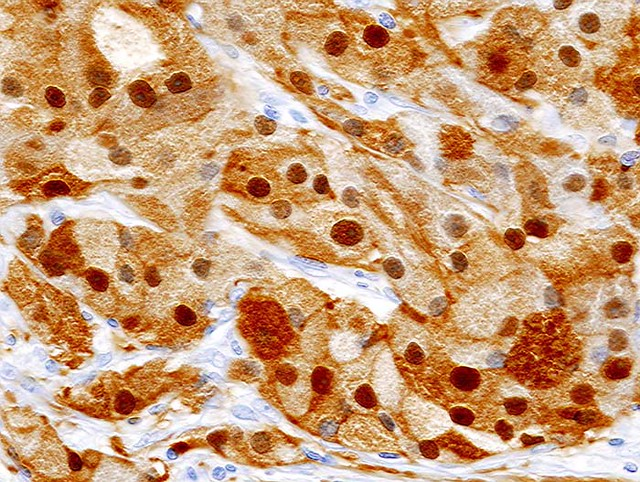
%> input picture Pictures/morfoloji4.jpg, 640 x 482 px
$ octave Morfoloji_4.m   (GNU Octave 9; MATLAB toolbox functions it lacks are replaced by stand-ins)
%> lines starting %> are read from the running program, lines starting %| are printed output that depends on the picture; in (x1, y1, x2, y2) boxes, pixels count from 0 and x2, y2 are one past the last pixel; in counts of white or black regions, pixels touching at a corner belong together; the program's own positions count from 1
morf4=imread('morfoloji4.jpg');  %resim dosyasý bir matrise aktarýlýr.
%> morf4 is the input picture: size 482x640x3 uint8; mean R, G, B 202.2, 159.7, 122.8
figure, imshow(morf4); %resim olarak görüntelenir.
%%
morf41=rgb2gray(morf4);  %resim griye çevrilir.
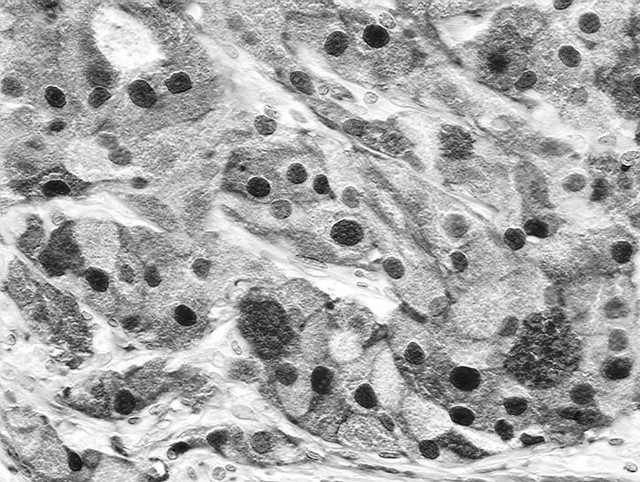
%> morf41: size 482x640 uint8; min 5, max 255, mean 168.2
figure, imshow(morf41); %resim olarak görüntelenir.
%%
morf42=imbinarize(morf41);% ikili görüntüye çevrilir.
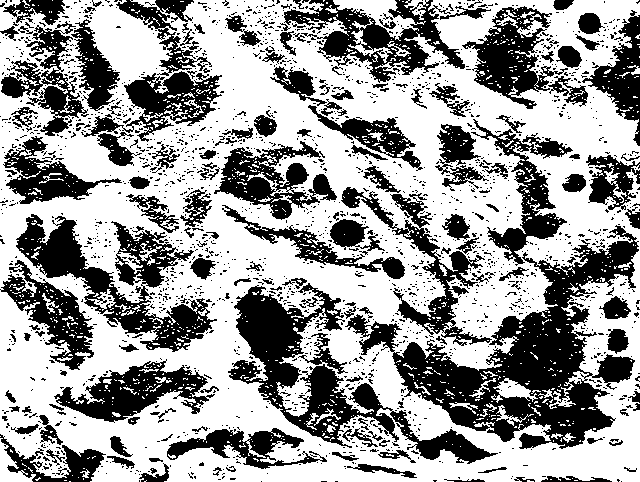
%> morf42: size 482x640 logical; 61% white; 1946 black regions (1773 under 20 px), largest, box (x1, y1, x2, y2) and area: (345, 225, 639, 449) 19981, (228, 283, 498, 464) 10878, (16, 214, 217, 352) 8630
figure, imshow(morf42); %resim olarak görüntelenir.
%%
morf43=imcomplement(morf42); %tersi alýnýr
figure, imshow(morf43); %resim olarak görüntelenir.
%%
mye=strel('disk',4);
morf44=imerode(morf43,mye); %aþýndýrýldý
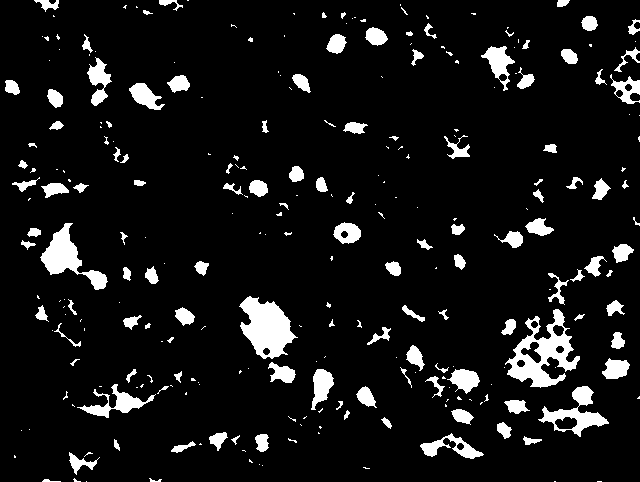
%> morf44: size 482x640 logical; 8.4% white; 272 white regions (148 under 20 px), largest, box (x1, y1, x2, y2) and area: (505, 309, 580, 388) 2408, (239, 296, 298, 359) 2165, (40, 223, 108, 290) 1524
figure, imshow(morf44)%resim olarak görüntelenir.
%%
mye1=strel('disk', 3);
morf45=imerode(morf44, mye1);
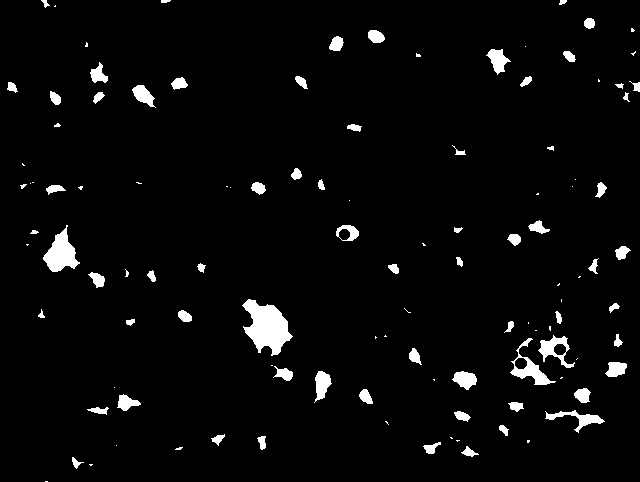
%> morf45: size 482x640 logical; 3.6% white; 113 white regions (45 under 20 px), largest, box (x1, y1, x2, y2) and area: (242, 299, 293, 356) 1651, (43, 225, 80, 272) 884, (510, 338, 556, 385) 577
figure, imshow(morf45)%resim olarak görüntelenir.
%%
morf46=imdilate(morf45, mye); %aþýndýrýldý
%> morf46: size 482x640 logical; 8.4% white; 99 white regions
figure, imshow(morf46)%resim olarak görüntelenir.
%%
mask= morf41;
mask(~morf46)=0
figure, imshow(mask) %resim olarak görüntelenir.
%%
label=bwlabel(morf46); %etiketlendi
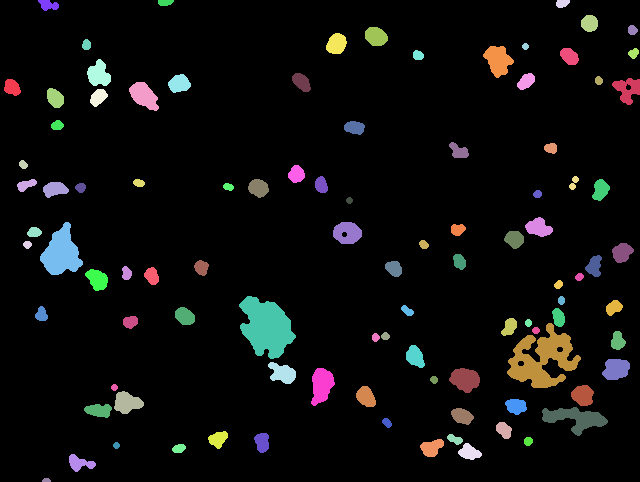
%> label: size 482x640 double; 100 distinct labels, from 0 to 99; one colour per label, 0 black
%%
ozn=regionprops(morf46,'all'); %öznitelikler çýkarýldý
%> ozn = 99 regions; largest, box (x1, y1, x2, y2), Area, Centroid, MajorAxisLength, MinorAxisLength and Eccentricity: (507, 323, 581, 388) 2386 [543.1 359.6] 73.86 56.82 0.639, (239, 296, 296, 359) 2279 [267 327.7] 65.22 46.8 0.697, (40, 222, 83, 275) 1328 [62 253.5] 49.78 37.65 0.654
%%
kalan=false(size(morf46));
for i=1:length(ozn)  % bilgi structýnýn eleman sayýsý kadar döngü
    if(( ozn(i).MinorAxisLength)/(ozn(i).MajorAxisLength)< 0.8)
        kalan(ozn(i).PixelIdxList)=true;
    end
    text(ozn(i).Centroid(1),ozn(i).Centroid(2),int2str(i));
    rectangle('Position',ozn(i).BoundingBox,'EdgeColor','r');
end
%> this loop made 99 passes
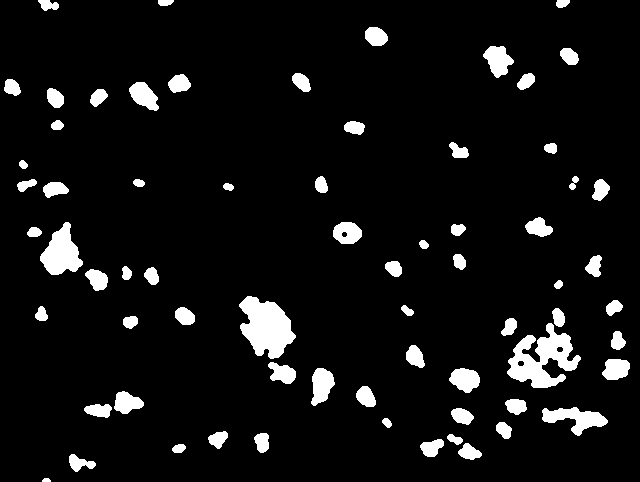
%> kalan: size 482x640 logical; 7% white; 69 white regions, largest, box (x1, y1, x2, y2) and area: (507, 323, 581, 388) 2386, (239, 296, 296, 359) 2279, (40, 222, 83, 275) 1328
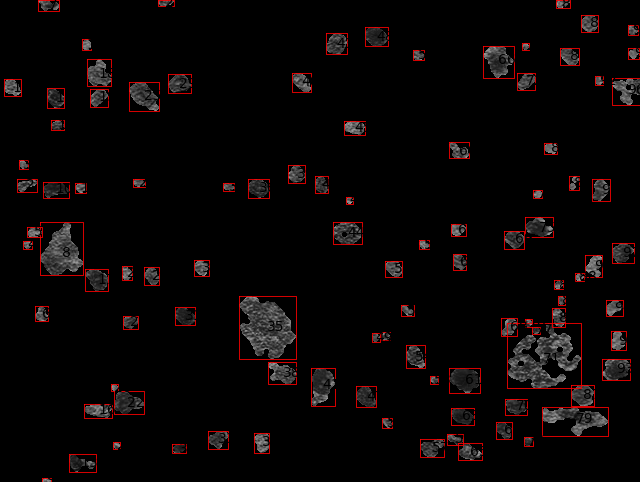
%> figure redrawn from the program's plot data
%> (the run ends here)

$ run again, with Pictures/morfoloji3.jpg copied over Pictures/morfoloji4.jpg
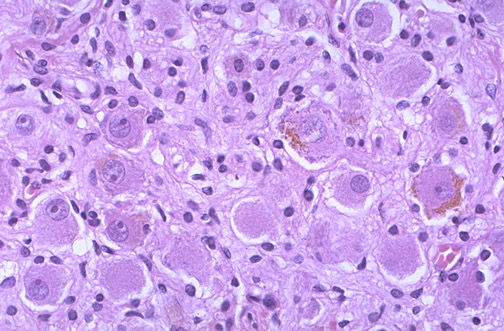
%> input picture Pictures/morfoloji3.jpg, 504 x 331 px
%> morf4 is the input picture: size 331x504x3 uint8; mean R, G, B 203.2, 165.4, 235.1
%> `morf42=imbinarize(morf41);`:
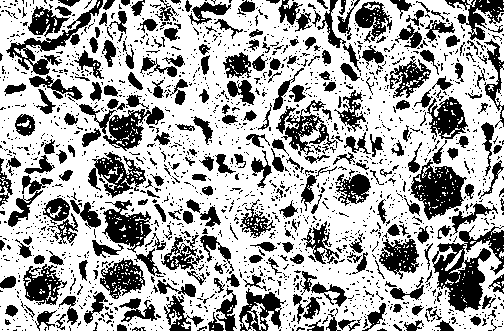
%> morf42: size 331x504 logical; 66.2% white; 2005 black regions (1727 under 20 px), largest, box (x1, y1, x2, y2) and area: (432, 225, 504, 313) 2786, (410, 159, 467, 220) 1775, (79, 104, 164, 151) 1396
%> morf44: size 331x504 logical; 2.5% white; 248 white regions (191 under 20 px), largest, box (x1, y1, x2, y2) and area: (463, 272, 482, 306) 337, (424, 180, 451, 204) 186, (354, 177, 367, 192) 132
%> morf45: size 331x504 logical; 0.22% white; 22 white regions (17 under 20 px), largest, box (x1, y1, x2, y2) and area: (467, 276, 479, 303) 157, (357, 180, 365, 189) 47, (430, 186, 437, 195) 38, (267, 299, 275, 306) 31, (32, 282, 41, 292) 23
%> morf46: size 331x504 logical; 1.1% white; 21 white regions
%> label: size 331x504 double; 22 distinct labels, from 0 to 21
%> ozn = 21 regions; largest, box (x1, y1, x2, y2), Area, Centroid, MajorAxisLength, MinorAxisLength and Eccentricity: (464, 273, 482, 306) 397 [473.1 289.1] 33.56 16.59 0.869, (354, 177, 368, 192) 163 [361.3 184.7] 15.77 13.67 0.498, (427, 183, 440, 198) 142 [434.1 190.9] 14.76 12.53 0.528
%> the loop `for i=1:length(ozn)` made 21 passes
%> after the loop `for i=1:length(ozn)`:
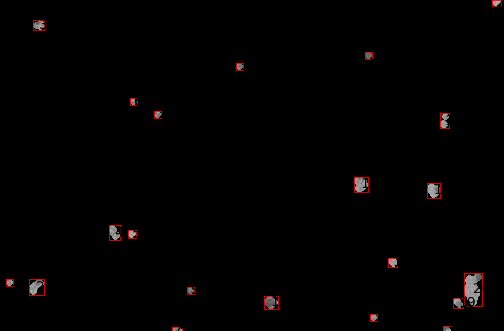
%> figure redrawn from the program's plot data

$ run again, with Pictures/Morfoloji1.PNG saved as Pictures/morfoloji4.jpg
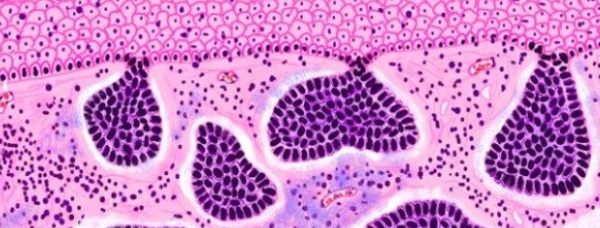
%> input picture Pictures/Morfoloji1.PNG, 600 x 228 px
%> morf4 is the input picture: size 228x600x3 uint8; mean R, G, B 206.2, 132.4, 201.3
%> `morf42=imbinarize(morf41);`:
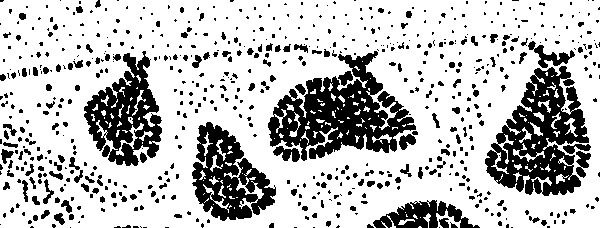
%> morf42: size 228x600 logical; 74.3% white; 666 black regions (507 under 20 px), largest, box (x1, y1, x2, y2) and area: (268, 51, 416, 161) 7326, (485, 66, 589, 196) 6879, (84, 51, 162, 166) 4410
%> morf44: size 228x600 logical; 2.6% white in thin lines or dots, all inside (x1, y1, x2, y2) = (5, 16, 585, 228)
%> morf45: size 228x600 logical; 0.06% white in thin lines or dots, all inside (x1, y1, x2, y2) = (129, 91, 548, 228)
%> morf46: size 228x600 logical; 0.62% white; 15 white regions
%> label: size 228x600 double; 16 distinct labels, from 0 to 15
%> ozn = 15 regions; largest, box (x1, y1, x2, y2), Area, Centroid, MajorAxisLength, MinorAxisLength and Eccentricity: (306, 96, 318, 109) 110 [312.2 103.4] 13.88 10.65 0.641, (416, 206, 428, 215) 82 [422.4 211.1] 12.54 8.49 0.736, (211, 130, 222, 140) 79 [216.7 135.4] 11.64 8.87 0.648
%> the loop `for i=1:length(ozn)` made 15 passes
%> after the loop `for i=1:length(ozn)`:
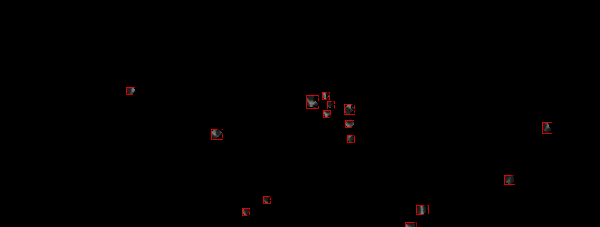
%> figure redrawn from the program's plot data

$ run again, with Pictures/Morfoloji2.PNG saved as Pictures/morfoloji4.jpg
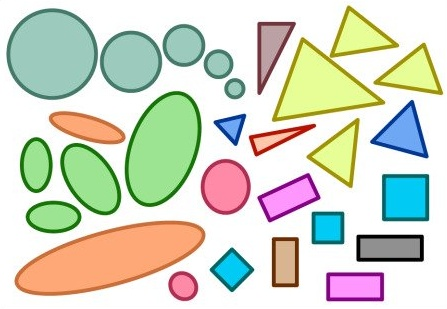
%> input picture Pictures/Morfoloji2.PNG, 447 x 309 px
%> morf4 is the input picture: size 309x447x3 uint8; mean R, G, B 210.4, 215.2, 198.5
%> morf42: size 309x447 logical; 58.6% white; 30 black regions (3 under 20 px), largest, box (x1, y1, x2, y2) and area: (14, 221, 206, 296) 8850, (6, 8, 98, 100) 6622, (125, 91, 202, 207) 6496
%> morf44: size 309x447 logical; 27.5% white; 45 white regions (21 under 20 px), largest, box (x1, y1, x2, y2) and area: (18, 224, 202, 293) 7540, (9, 11, 95, 97) 5725, (128, 94, 199, 204) 4329
%> morf45: size 309x447 logical; 22% white; 24 white regions (1 under 20 px), largest, box (x1, y1, x2, y2) and area: (20, 226, 200, 291) 6662, (11, 13, 93, 95) 5103, (130, 96, 197, 202) 3566
%> morf46: size 309x447 logical; 29.5% white; 23 white regions
%> label: size 309x447 double; 24 distinct labels, from 0 to 23
%> ozn = 23 regions; largest, box (x1, y1, x2, y2), Area, Centroid, MajorAxisLength, MinorAxisLength and Eccentricity: (17, 223, 203, 294) 7928 [110.5 258.7] 192.9 52.34 0.962, (8, 10, 96, 98) 5961 [52.9 54.4] 87.77 86.7 0.156, (127, 93, 200, 205) 4524 [163.4 149.6] 107.4 55.48 0.856
%> the loop `for i=1:length(ozn)` made 23 passes
%> after the loop `for i=1:length(ozn)`:
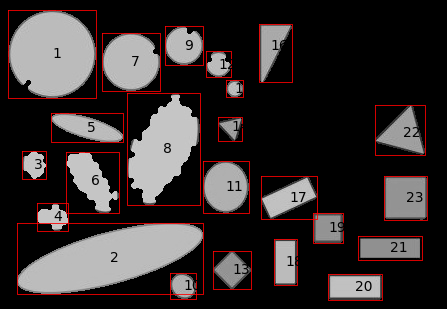
%> figure redrawn from the program's plot data
